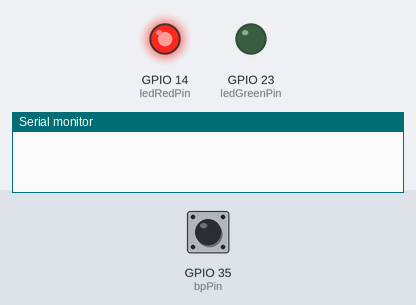
Recording of a sketch running on a simulated ESP32. Parts: output pins drawn as LEDs (lit = HIGH), the last lines printed to the serial monitor. Dashed ring = blinking. Inputs (shaded band) come from the test bench; at power-on: GPIO 35 (bpPin) LOW.

Above: at 1.2 s.
1.3 s: GPIO 35 (bpPin) driven HIGH
At 2.5 s:
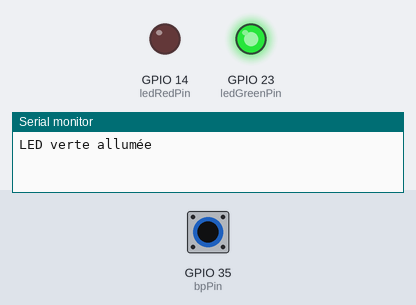
2.8 s: GPIO 35 (bpPin) pulsed LOW 5 times (0.12 s each, 0.3 s apart)
At 3.07 s:
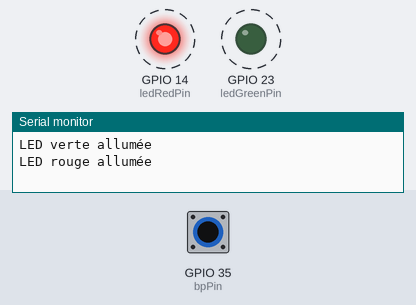
Timing chart, 0 to 5.8 s (numbered marks = the images above; inputs shaded):
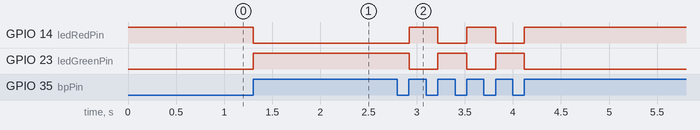

Measured:
- after the input at 1.3 s, GPIO 14 (ledRedPin): HIGH → LOW at once; GPIO 23 (ledGreenPin): LOW → HIGH at once
- after the input at 2.8 s, GPIO 14 (ledRedPin): alternates HIGH for 0.30 s and LOW for 0.30 s, 5 changes in all, then stays HIGH, starting after 0.12 s; GPIO 23 (ledGreenPin): alternates HIGH for 0.30 s and LOW for 0.30 s, 5 changes in all, then stays LOW, starting after 0.12 s

The sketch:

bp_ledrgb.ino
```cpp
const int ledRedPin   = 14;
const int ledGreenPin = 23;
const int bpPin       = 35;

bool ledState = false;  // false = rouge, true = vert

void setup() {
  Serial.begin(115200);

  pinMode(ledRedPin, OUTPUT);
  pinMode(ledGreenPin, OUTPUT);
  pinMode(bpPin, INPUT_PULLDOWN);

  // État initial : LED rouge allumée
  digitalWrite(ledRedPin, HIGH);
  digitalWrite(ledGreenPin, LOW);
}

void loop() {
  static bool lastButtonState = LOW;
  bool buttonState = digitalRead(bpPin);

  if (buttonState == HIGH && lastButtonState == LOW) {
    // Détection d'un front montant (pression)
    ledState = !ledState;  // inversion de l'état

    if (ledState) {
      // Allumer vert, éteindre rouge
      digitalWrite(ledRedPin, LOW);
      digitalWrite(ledGreenPin, HIGH);
      Serial.println("LED verte allumée");
    } else {
      // Allumer rouge, éteindre vert
      digitalWrite(ledRedPin, HIGH);
      digitalWrite(ledGreenPin, LOW);
      Serial.println("LED rouge allumée");
    }

    delay(200); // anti-rebond
  }

  lastButtonState = buttonState;
}
```
